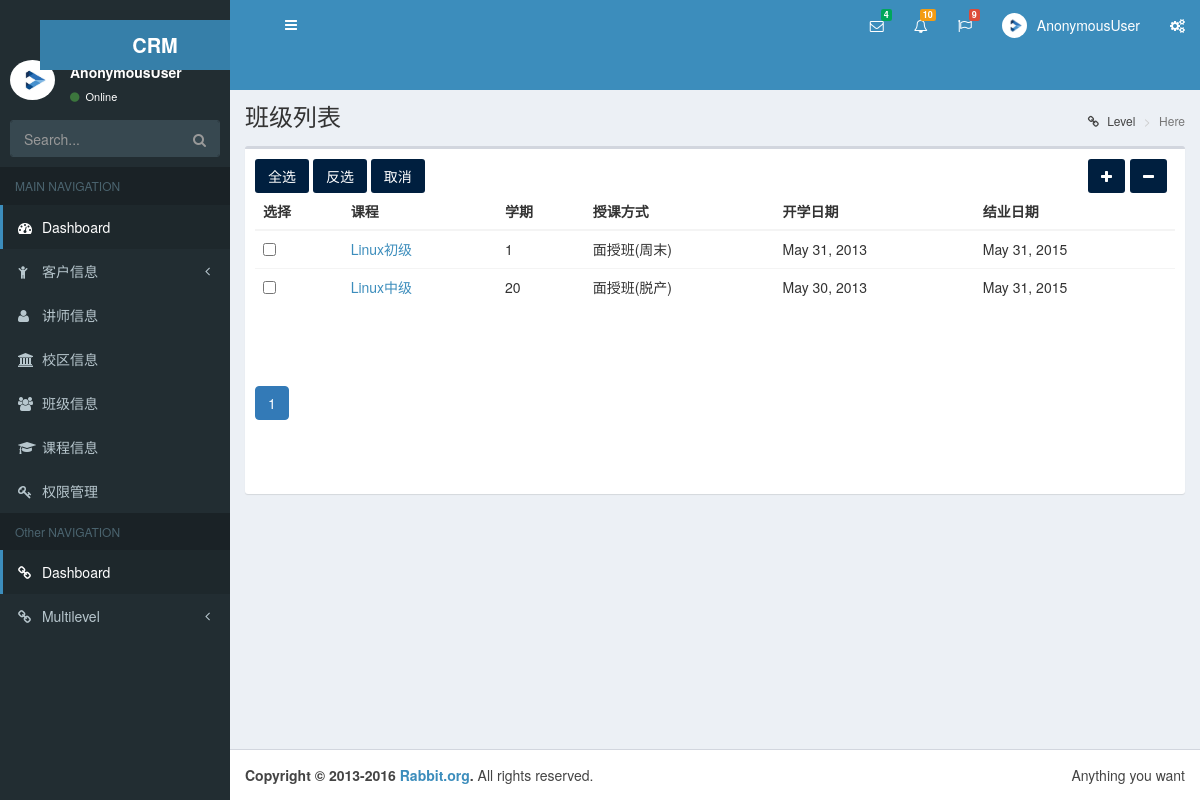
The app's page /crm/class_list/, older data.
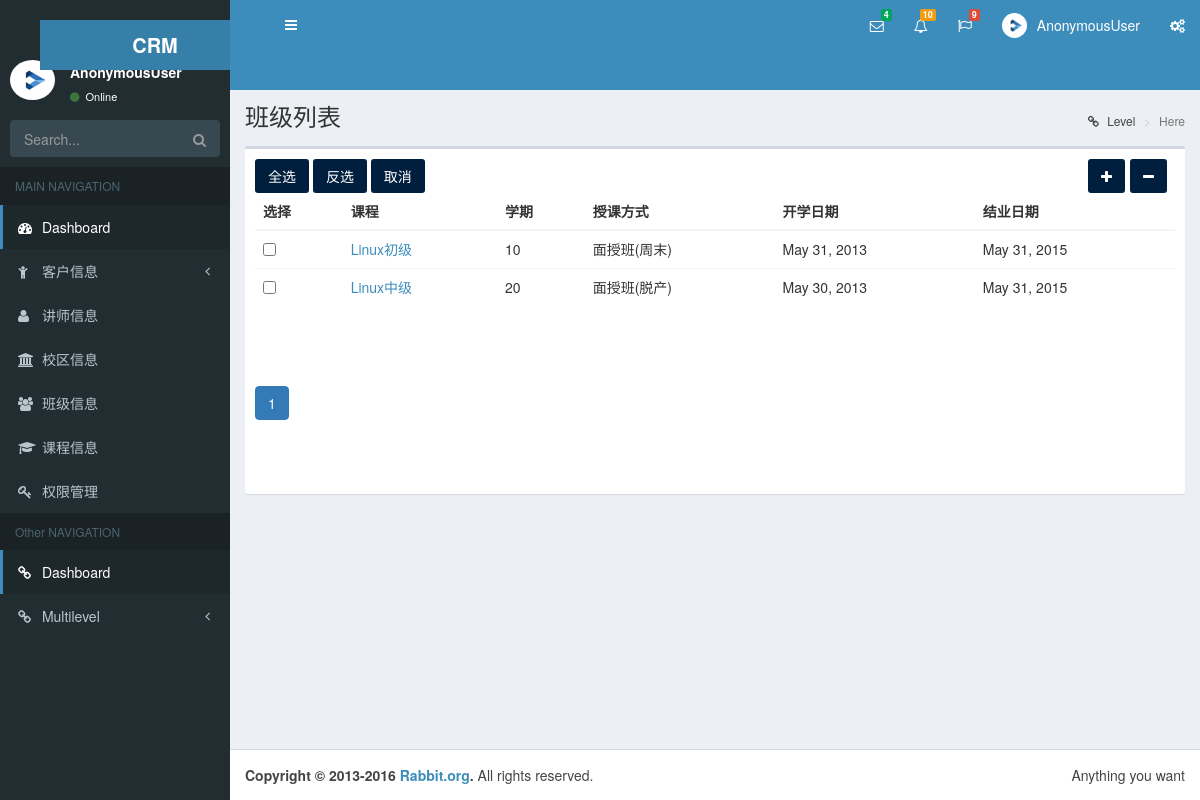
The same page, newer data.
### crm_new/models.py (models this page shows, shortened)
class ClassList(models.Model):
    course = models.ForeignKey(Course,verbose_name=u"课程")
    semester = models.IntegerField(verbose_name=u"学期")
    course_type = models.CharField(max_length=64,choices=course_type_choices,default='offline_weekend')
    teachers = models.ManyToManyField(UserProfile)
    start_date = models.DateField()
    graduate_date = models.DateField()
    class Meta:
        unique_together = ('course','semester','course_type')

class Course(models.Model):
    name = models.CharField(max_length=64,unique=True)
    online_price = models.IntegerField()
    offline_price = models.IntegerField()
    introduction = models.TextField()
    def __str__(self):
        return  self.name

### crm_new/views.py (the view, shortened to what this page needs)
# urls.py: url(r'^class_list/(\d+)/$',views.class_detail,name="class_detail" ),
def class_list(request):
    class_list = models.ClassList.objects.all()
    pageinator = Paginator(class_list,3)
    page = request.GET.get('page')
    try:
        objs = pageinator.page(page)
    except PageNotAnInteger:
        objs = pageinator.page(1)
    except EmptyPage:
        objs = pageinator.page(pageinator.num_pages)
    course_list = models.Course.objects.all()
    teachers_list = models.UserProfile.objects.all()
    form = forms.ClassListModelForm()
    return render(request,'crm/classlist.html',{'class_list':objs,
                                                'course_list':course_list,
                                                'teachers_list':teachers_list,
                                                'model_form':form
                                                })

### crm_new/forms.py
class ClassListModelForm(forms.ModelForm):
    class Meta:
        model = models.ClassList
        exclude = ()

### crm_new/templatetags/customer_tag.py (called while the page is built)
@register.simple_tag
def guess_page(current_page,loop_num):
    offset = abs(current_page - loop_num)
    if offset < 3:
        if current_page == loop_num:
            page_ele = '''<li class="active"><a href="?page=%s">%s</a></li>''' %(loop_num,loop_num)
        else:
            page_ele = '''<li ><a href="?page=%s">%s</a></li>''' %(loop_num,loop_num)
        return format_html(page_ele)
    else:
        return ''

### templates/crm/classlist.html (shortened to what this page needs)
{% extends 'crm/base_list.html' %}
{% load customer_tag %}
{% block list-head %}
    班级列表
{% endblock %}
{% block list-form-del %}
    <form action="/crm/class_del/" method="post">
{% endblock %}
{% block list-form-table %}
    <table class="table">
        <thead>
        <tr>
            <th>选择</th>
            <th>课程</th>
            <th>学期</th>
            <th>授课方式</th>
            <th>开学日期</th>
            <th>结业日期</th>
        </tr>
        </thead>
        <tbody>
        {% for item in class_list %}
            <tr>
                <td><input name="choice" id="ck" type="checkbox"  value='{{ item.id }}' /></td>
                <td><a href="{% url 'class_detail' item.id  %}">{{ item.course }}</a></td>
                <td>{{ item.semester }}</td>
                <td>{{ item.get_course_type_display }}</td>
                <td>{{ item.start_date }}</td>
                <td>{{ item.graduate_date }}</td>
            </tr>
        {% endfor %}
        </tbody>
    </table>
{% endblock %}
{% block pagination %}
    <ul class="pagination" >
        {% for page_num in class_list.paginator.page_range %}
            {% guess_page class_list.number page_num %}
        {% endfor %}
    </ul>
{% endblock %}

Row changes from the older to the newer data that the page shows:
changed ClassList "面授班(周末)": semester "1" → "10"
